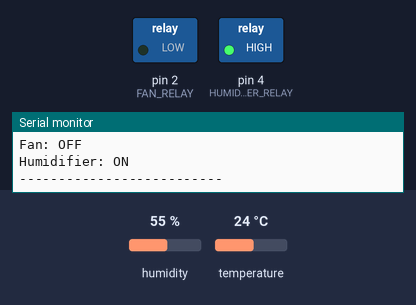
Simulated run of this sketch. Board: Arduino Uno, built with avr-gcc and run on an emulated ATmega328P. Parts: switched loads named in the sketch (green lamp = pin HIGH), the last lines printed to the serial monitor. Inputs (shaded band) come from the test bench; at power-on: humidity 55 %, temperature 24 °C.

Above: at 2.8 s.
2.9 s: humidity set to 68 %
5.6 s: humidity set to 71 %
At 7.3 s:
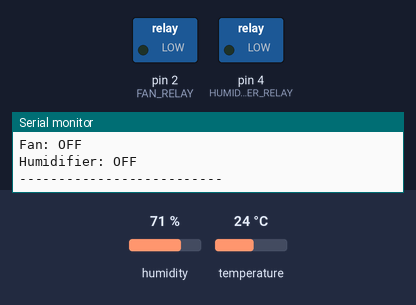
8.3 s: temperature set to 27.5 °C
11.2 s: temperature set to 28.8 °C
At 13.1 s:
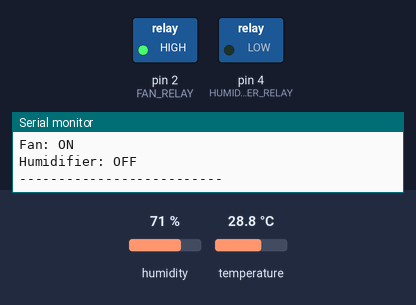
13.9 s: humidity set to 22 %
At 15.0 s:
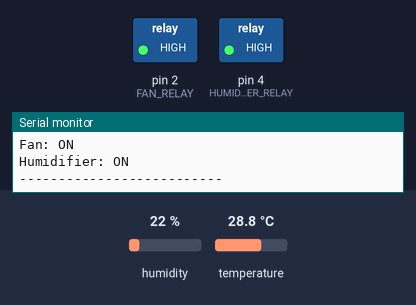
16.6 s: humidity set to 88 %
At 18.9 s:
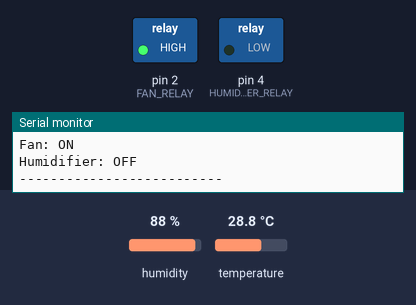
Timing chart, 0 to 20.4 s (numbered marks = the images above; inputs shaded):
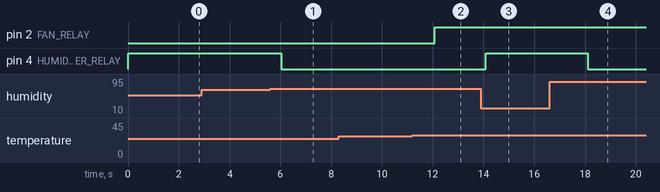

The sketch:

MushroomKothiCode.ino.ino
```cpp
#include "DHT.h"

// Define the sensor and relay pins
#define DHTPIN 14            // DHT22 sensor data pin connected to GPIO14
#define DHTTYPE DHT22        // We're using DHT22
#define FAN_RELAY 2          // Fan relay connected to GPIO2
#define HUMIDIFIER_RELAY 4   // Humidifier relay connected to GPIO4

// Initialize the sensor
DHT dht(DHTPIN, DHTTYPE);

void setup() {
  Serial.begin(115200);      // Start the Serial Monitor
  dht.begin();               // Start the DHT sensor

  pinMode(FAN_RELAY, OUTPUT);
  pinMode(HUMIDIFIER_RELAY, OUTPUT);

  // Make sure both devices are OFF initially
  digitalWrite(FAN_RELAY, LOW);
  digitalWrite(HUMIDIFIER_RELAY, LOW);
}

void loop() {
  // Read temperature and humidity from sensor
  float temperature = dht.readTemperature();
  float humidity = dht.readHumidity();

  // Check if the readings are valid
  if (isnan(temperature) || isnan(humidity)) {
    Serial.println("⚠️ Sensor error: Failed to read from DHT22!");
    delay(1000);
    return;
  }

  // Display current readings
  Serial.print("Temperature: ");
  Serial.print(temperature);
  Serial.print(" °C | Humidity: ");
  Serial.print(humidity);
  Serial.println(" %");

  // Logic to control the fan
  if (temperature > 28.0) {
    digitalWrite(FAN_RELAY, HIGH); // Turn fan ON
    Serial.println("Fan: ON");
  } else {
    digitalWrite(FAN_RELAY, LOW);  // Turn fan OFF
    Serial.println("Fan: OFF");
  }

  // Logic to control the humidifier
  if (humidity < 70.0) {
    digitalWrite(HUMIDIFIER_RELAY, HIGH); // Turn humidifier ON
    Serial.println("Humidifier: ON");
  } else {
    digitalWrite(HUMIDIFIER_RELAY, LOW);  // Turn humidifier OFF
    Serial.println("Humidifier: OFF");
  }

  Serial.println("--------------------------");

  delay(1000);  // Wait for a second before reading again
}
```

Measured:
- the behaviour switches between 69 and 70 % on humidity (found by bisection; images 0 and 1)
- the behaviour switches between 28 and 28.1 °C on temperature (found by bisection; images 1 and 2)
- after the input at 5.6 s, pin 4 (HUMIDIFIER_RELAY): HIGH → LOW after 0.44 s
- after the input at 11.2 s, pin 2 (FAN_RELAY): LOW → HIGH after 0.87 s
- after the input at 13.9 s, pin 4 (HUMIDIFIER_RELAY): LOW → HIGH after 0.18 s
- after the input at 16.6 s, pin 4 (HUMIDIFIER_RELAY): HIGH → LOW after 1.5 s
